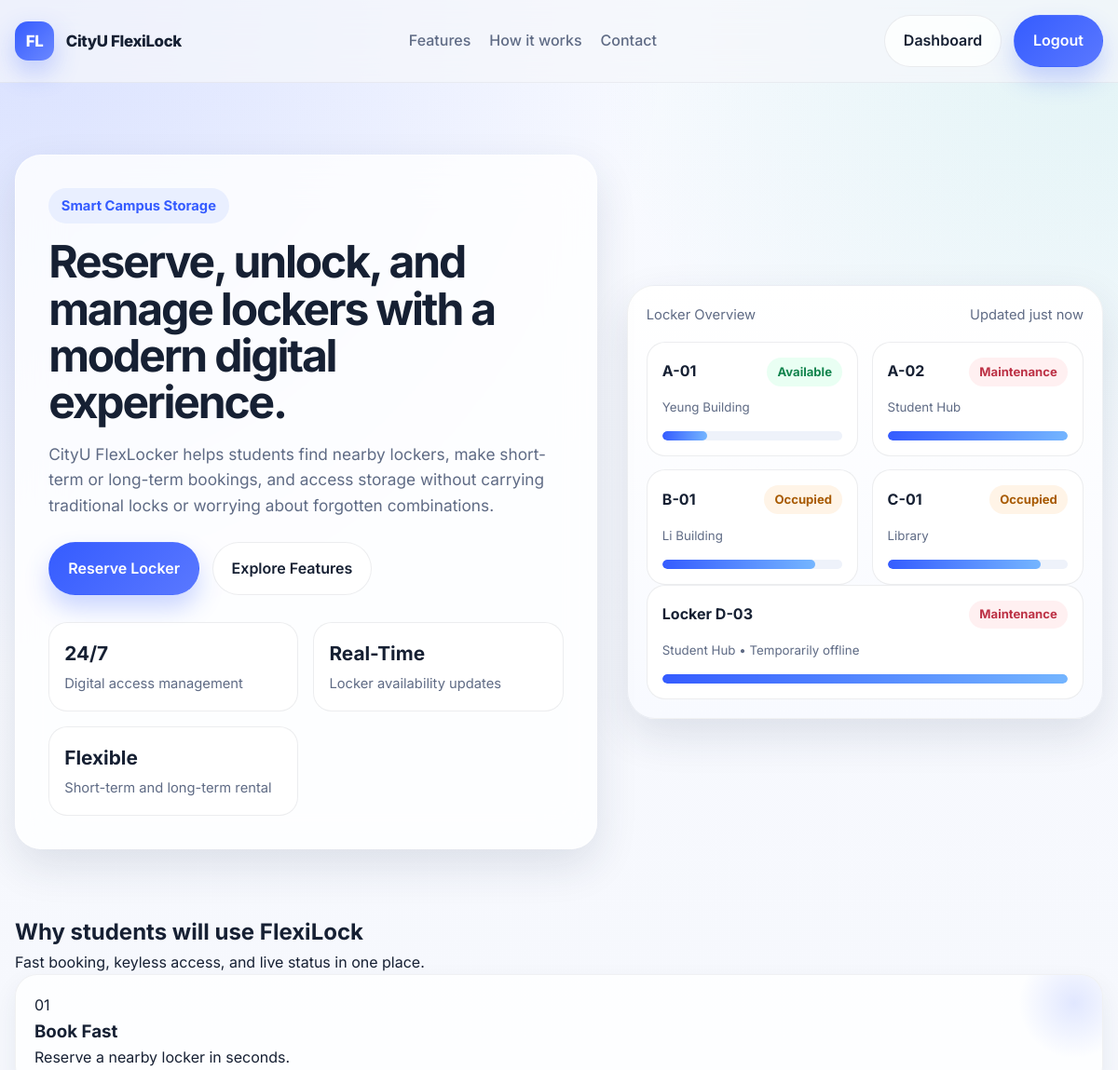
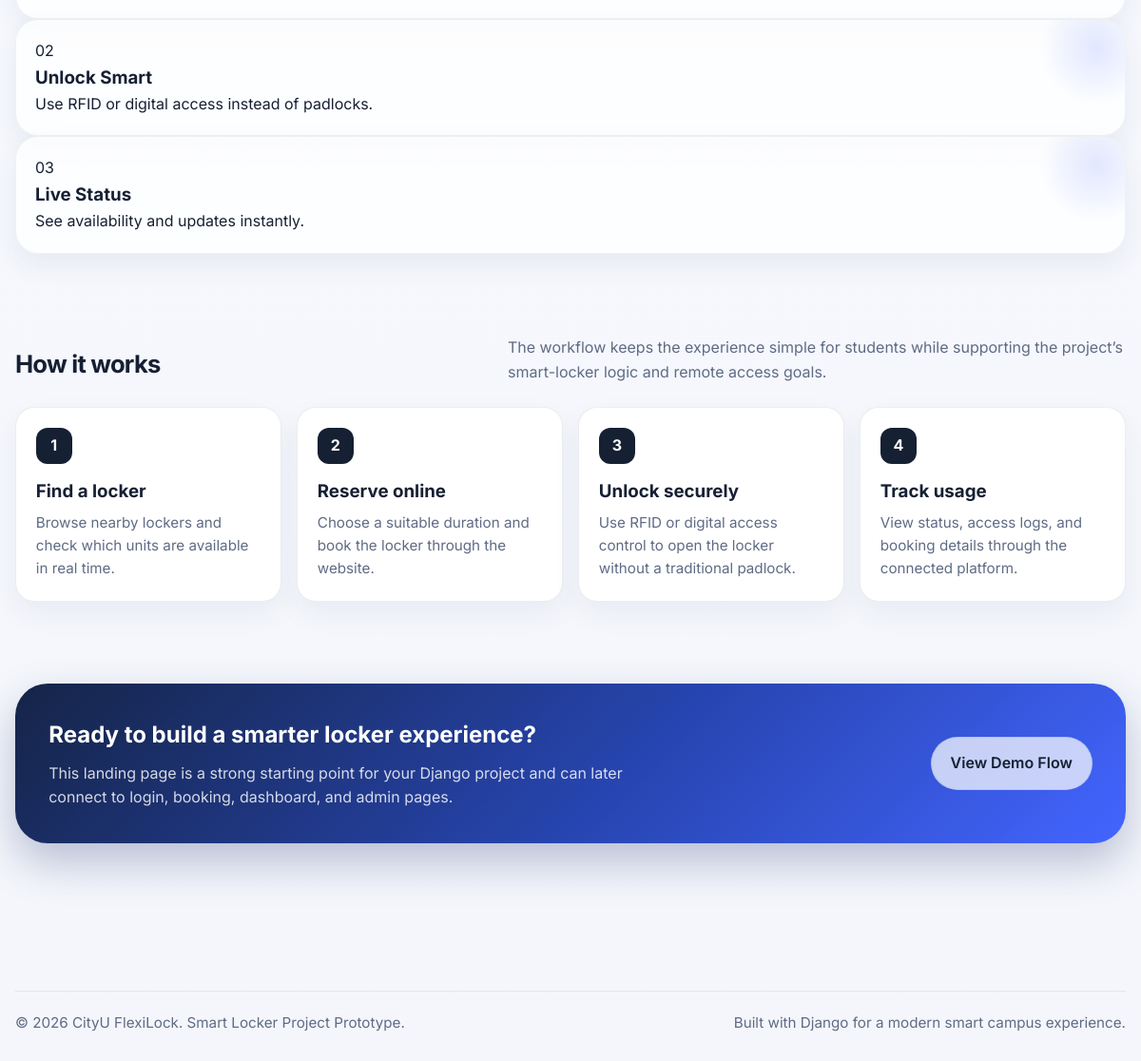
Screenshot of / (signed in) with the database file from the repository (2 pictures, top to bottom).
### locker/models.py (models this page shows, shortened)
class Locker(models.Model):
    STATUS_CHOICES = [
        ('available', 'Available'),
        ('occupied', 'Occupied'),
        ('maintenance', 'Maintenance'),
    ]
    locker_number = models.CharField(max_length=20, unique=True)
    location = models.CharField(max_length=100)
    status = models.CharField(max_length=20, choices=STATUS_CHOICES, default='available')

### locker/views.py (the view)
# urls.py: path('', views.index, name='index'),
def index(request):
    lockers = Locker.objects.all().order_by('locker_number')[:4]
    return render(request, 'locker/index.html', {'lockers': lockers})

### locker/TEMPLATES/locker/index.html (shortened to what this page needs)
{% load static %}
<!DOCTYPE html>
<html lang="en">
<head>
</head>
<body>
  <header class="navbar">
    <div class="container nav-inner">
      <a href="#" class="brand">
        <span class="brand-badge">FL</span>
        <span>CityU FlexiLock</span>
      </a>
      <nav class="nav-links">
        <a href="#features">Features</a>
        <a href="#how-it-works">How it works</a>
        <a href="#contact">Contact</a>
      </nav>
      <div class="nav-actions">
        {% if user.is_authenticated %}
        <a href="{% url 'dashboard' %}" class="btn btn-outline">Dashboard</a>
        <a href="{% url 'logout' %}" class="btn btn-primary">Logout</a>
        {% else %}
        <a href="{% url 'login' %}" class="btn btn-outline">Login</a>
        <a href="{% url 'register' %}" class="btn btn-primary">Register</a>
        {% endif %}
      </div>
    </div>
  </header>
  <main>
    <section class="hero">
      <div class="container hero-grid">
        <div class="hero-card">
          <span class="eyebrow">Smart Campus Storage</span>
          <h1>Reserve, unlock, and manage lockers with a modern digital experience.</h1>
          <p>
            CityU FlexLocker helps students find nearby lockers, make short-term or long-term bookings, and access
            storage without carrying traditional locks or worrying about forgotten combinations.
          </p>
          <div class="hero-actions">
            {% if user.is_authenticated %}
            <a href="{% url 'dashboard' %}" class="btn btn-primary">
              Reserve Locker
            </a>
            {% else %}
            <a href="{% url 'login' %}" class="btn btn-primary">
              Reserve Locker
            </a>
            {% endif %}
            <a href="#features" class="btn btn-outline">
              Explore Features
            </a>
          </div>
          <div class="hero-stats">
            <div class="stat">
              <strong>24/7</strong>
              <span>Digital access management</span>
            </div>
            <div class="stat">
              <strong>Real-Time</strong>
              <span>Locker availability updates</span>
            </div>
            <div class="stat">
              <strong>Flexible</strong>
              <span>Short-term and long-term rental</span>
            </div>
          </div>
        </div>
        <div class="dashboard">
          <div class="dashboard-top">
            <span>Locker Overview</span>
            <span>Updated just now</span>
          </div>
          <div class="locker-grid">
            {% for locker in lockers %}
            <div class="locker">
              <div class="locker-head">
                <strong>{{ locker.locker_number }}</strong>
                <span class="status {{ locker.status }}">
                  {{ locker.status|title }}
                </span>
              </div>
              <small>{{ locker.location }}</small>
              {% if locker.status == 'available' %}
              <div class="locker-progress"><span style="width: 25%;"></span></div>
              {% elif locker.status == 'occupied' %}
              <div class="locker-progress"><span style="width: 85%;"></span></div>
              {% elif locker.status == 'maintenance' %}
              <div class="locker-progress"><span style="width: 100%;"></span></div>
              {% else %}
              <div class="locker-progress"><span style="width: 60%;"></span></div>
              {% endif %}
            </div>
            {% endfor %}
          </div>
          <div class="locker">
            <div class="locker-head">
              <strong>Locker D-03</strong>
              <span class="status maintenance">Maintenance</span>
            </div>
            <small>Student Hub • Temporarily offline</small>
            <div class="locker-progress"><span style="width: 100%;"></span></div>
          </div>
        </div>
      </div>
    </section>
    <section id="features">
      <div class="container">
        <div class="section-head">
          <h2>Why students will use FlexiLock</h2>
          <p>Fast booking, keyless access, and live status in one place.</p>
        </div>
        <div class="feature-list compact-features">
          <div class="feature mini-feature">
            <span class="feature-no">01</span>
            <h3>Book Fast</h3>
            <p>Reserve a nearby locker in seconds.</p>
          </div>
          <div class="feature mini-feature">
            <span class="feature-no">02</span>
            <h3>Unlock Smart</h3>
            <p>Use RFID or digital access instead of padlocks.</p>
          </div>
          <div class="feature mini-feature">
            <span class="feature-no">03</span>
            <h3>Live Status</h3>
            <p>See availability and updates instantly.</p>
          </div>
        </div>
      </div>
    </section>
    <section id="how-it-works">
      <div class="container">
        <div class="section-title">
          <div>
            <h2>How it works</h2>
          </div>
          <p>
            The workflow keeps the experience simple for students while supporting the project’s smart-locker logic and
            remote access goals.
          </p>
        </div>
        <div class="steps">
          <article class="step">
            <div class="step-number">1</div>
            <h3>Find a locker</h3>
            <p>Browse nearby lockers and check which units are available in real time.</p>
          </article>
          <article class="step">
            <div class="step-number">2</div>
            <h3>Reserve online</h3>
            <p>Choose a suitable duration and book the locker through the website.</p>
          </article>
          <article class="step">
            <div class="step-number">3</div>
            <h3>Unlock securely</h3>
            <p>Use RFID or digital access control to open the locker without a traditional padlock.</p>
          </article>
          <article class="step">
            <div class="step-number">4</div>
            <h3>Track usage</h3>
            <p>View status, access logs, and booking details through the connected platform.</p>
          </article>
        </div>
      </div>
    </section>
    <section class="cta" id="contact">
      <div class="container">
        <div class="cta-panel">
          <div>
            <h2>Ready to build a smarter locker experience?</h2>
            <p>This landing page is a strong starting point for your Django project and can later connect to login,
              booking, dashboard, and admin pages.</p>
          </div>
          <a href="#" class="btn btn-outline">View Demo Flow</a>
        </div>
      </div>
    </section>
  </main>
  <footer class="footer">
    <div class="container footer-inner">
      <p>© 2026 CityU FlexiLock. Smart Locker Project Prototype.</p>
      <p>Built with Django for a modern smart campus experience.</p>
    </div>
  </footer>
</body>
</html>

### rows the page displays
Locker: locker_number "A-01", status "Available", location "Yeung Building"
Locker: locker_number "A-02", status "Maintenance", location "Student Hub"
Locker: locker_number "B-01", status "Occupied", location "Li Building"
Locker: locker_number "C-01", status "Occupied", location "Library"
